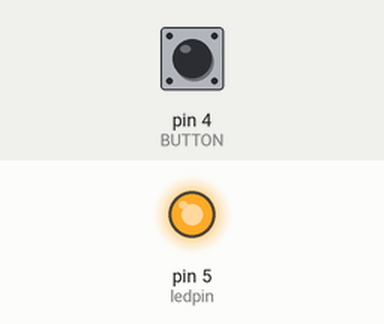
Simulated run of this sketch. Board: Arduino Uno, built with avr-gcc and run on an emulated ATmega328P. Parts: output pins drawn as LEDs (lit = HIGH). The test bench sets the inputs (shaded band); at power-on: pin 4 (BUTTON) LOW.

Above: at 0.1 s.
Timing chart, 0 to 1.6 s (numbered marks = the images above):
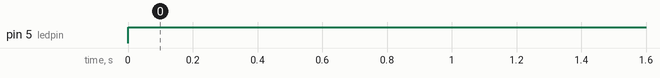

The sketch:

button_on_off.ino
```cpp
#define BUTTON 4
int ledpin= 5;
int sw = 0;
void setup() {
  // put your setup code here, to run once:
  pinMode (ledpin,OUTPUT);
  pinMode(BUTTON, INPUT);
}

void loop() {
  // put your main code here, to run repeatedly:
sw = digitalRead(BUTTON);
if (sw == 1){
  digitalWrite(ledpin,HIGH);
  delay(100);
}
if (sw == 0){
  digitalWrite(ledpin,HIGH);
  delay(100);
}
}
```

Measured:
- by itself, pin 5 (ledpin): LOW → HIGH at 0.00 s
